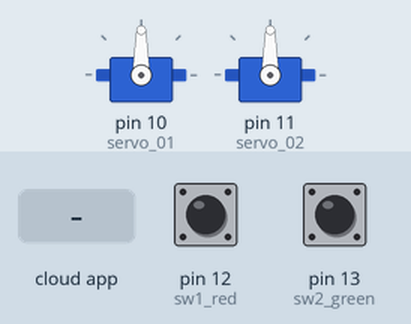
Recording of a sketch running on a simulated Arduino Uno, built with avr-gcc and run on an emulated ATmega328P. Shown: 2 × servo. The inputs (shaded band) are chosen by the test bench; at power-on: pin 12 (sw1_red) HIGH, pin 13 (sw2_green) HIGH. The ROS host is connected and sends only what is stated.

Above: at 1.2 s.
1.3 s: the phone or cloud app sets Topic_servo_01 to 0
At 2.2 s:
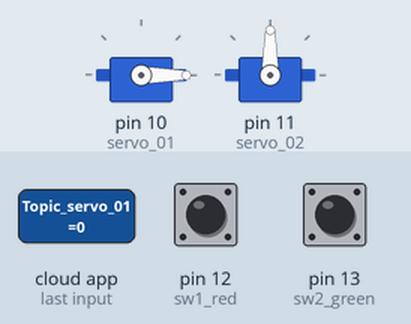
2.8 s: the phone or cloud app sets Topic_servo_02 to 0
At 4.0 s:
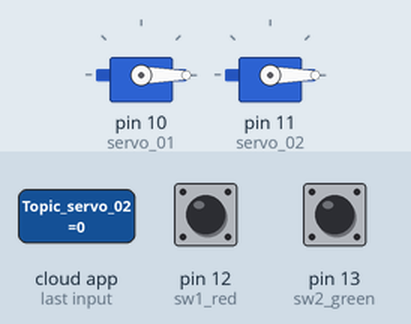
4.3 s: the phone or cloud app sets Topic_servo_01 to 45
At 4.7 s:
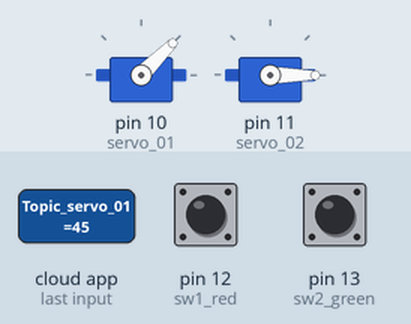
5.8 s: the phone or cloud app sets Topic_servo_02 to 45
At 6.5 s:
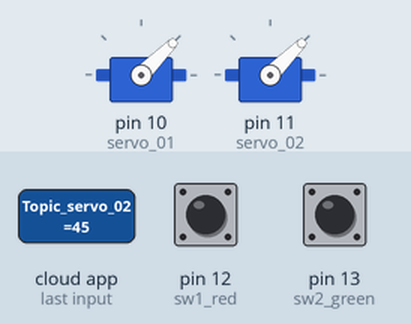
7.3 s: the phone or cloud app sets Topic_servo_01 to 90
At 8.3 s:
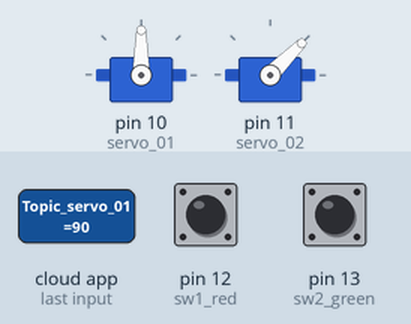
8.8 s: the phone or cloud app sets Topic_servo_02 to 180
At 10.0 s:
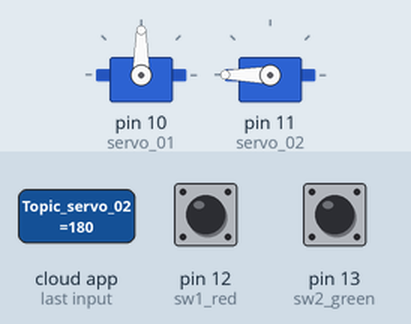
Timing chart, 0 to 11.3 s (numbered marks = the images above; inputs shaded):
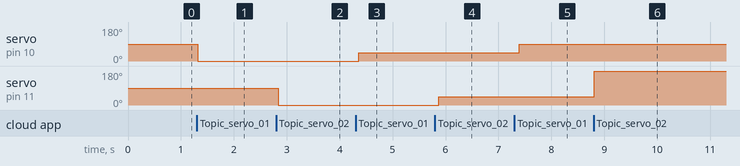

Measured:
- after the input at 1.3 s, servo on pin 10 (servo_01): 90° → 0° at once
- after the input at 2.8 s, servo on pin 11 (servo_02): 90° → 0° at once
- after the input at 4.3 s, servo on pin 10 (servo_01): 0° → 45° after 0.06 s
- after the input at 5.8 s, servo on pin 11 (servo_02): 0° → 45° after 0.08 s
- after the input at 7.3 s, servo on pin 10 (servo_01): 45° → 90° after 0.09 s
- after the input at 8.8 s, servo on pin 11 (servo_02): 45° → 180° at once

The sketch:

homework_servo_switch.ino
```cpp
#include <ros.h>
#include <std_msgs/Int8.h>
#include <std_msgs/Int16.h>
#include <Servo.h>

ros::NodeHandle nh;

std_msgs::Int8 data1;
std_msgs::Int8 data2;
std_msgs::Int16 val1;
std_msgs::Int16 val2;

Servo servo_01, servo_02;

void callback_servo01(const std_msgs::Int16 &msg) {
  val1 = msg;
  servo_01.write(val1.data);
}

void callback_servo02(const std_msgs::Int16 &msg) {
  val2 = msg;
  servo_02.write(val2.data);
}

ros::Publisher switch01_data("switch_info1", &data1);
ros::Publisher switch02_data("switch_info2", &data2);

ros::Subscriber<std_msgs::Int16> servo01_angle("Topic_servo_01", &callback_servo01);
ros::Subscriber<std_msgs::Int16> servo02_angle("Topic_servo_02", &callback_servo02);

const int sw1_red = 12;
const int sw2_green = 13;

void setup() {
  nh.initNode();

  nh.advertise(switch01_data);
  nh.advertise(switch02_data);
  nh.subscribe(servo01_angle);
  nh.subscribe(servo02_angle);

  pinMode(sw1_red, INPUT);
  pinMode(sw2_green, INPUT);
  digitalWrite(sw1_red, HIGH);
  digitalWrite(sw2_green, HIGH);

  servo_01.attach(10);  // Pin 10
  servo_02.attach(11);  // Pin 11
}

void loop() {
  int sw1_red_value = digitalRead(sw1_red);
  int sw2_green_value = digitalRead(sw2_green);

  data1.data = sw1_red_value;
  data2.data = sw2_green_value;

  switch01_data.publish(&data1);
  switch02_data.publish(&data2);

  nh.spinOnce();
  delay(100);
}
```
